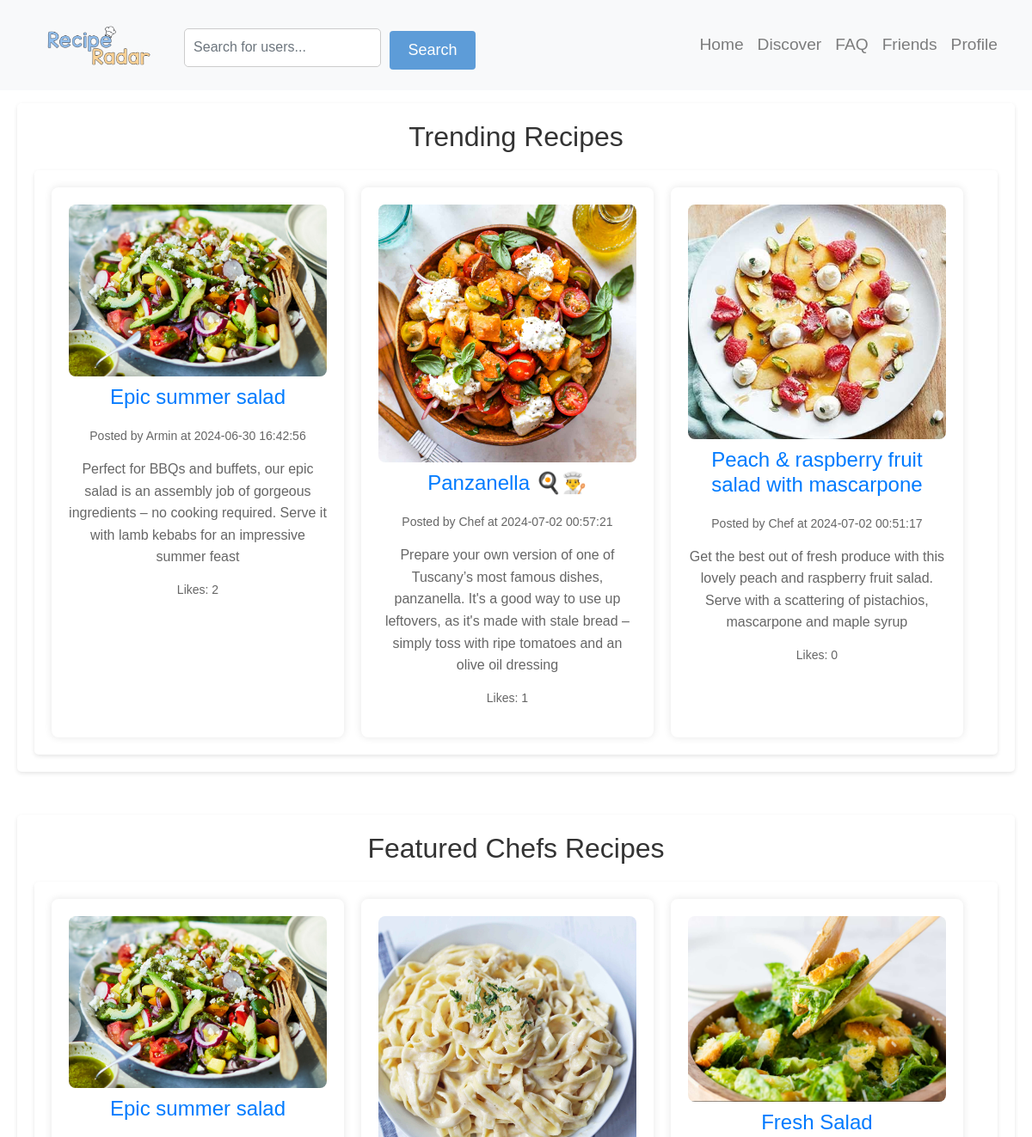
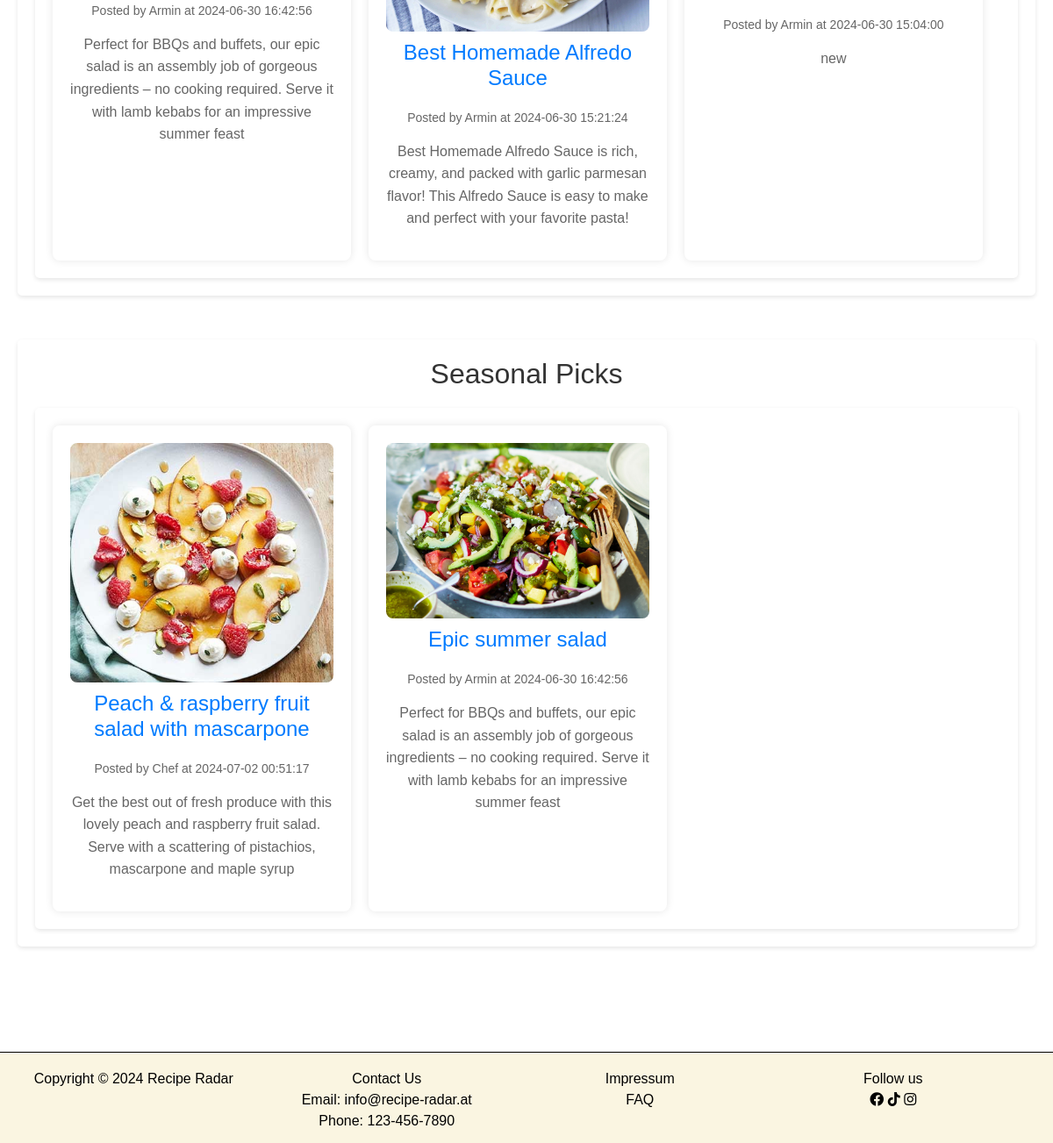
The app's page /discover.php (signed in) with its own data (2 pictures, top to bottom).
### tables this page shows
CREATE TABLE `posts` (
  `postID` int(20) NOT NULL,
  `authorID` int(20) NOT NULL,
  `category` varchar(60) NOT NULL,
  `title` varchar(255) NOT NULL,
  `content` text DEFAULT NULL,
  `instructions` text DEFAULT NULL,
  `season` varchar(50) NOT NULL DEFAULT 'All Seasons',
  `ingredients` text DEFAULT NULL,
  `picPath` varchar(50) DEFAULT NULL,
  `postDate` timestamp NULL DEFAULT current_timestamp()
);

CREATE TABLE `users` (
  `userID` int(20) NOT NULL,
  `type` text NOT NULL DEFAULT 'normal',
  `salutation` varchar(50) DEFAULT NULL,
  `firstName` varchar(50) NOT NULL,
  `middleName` varchar(50) DEFAULT NULL,
  `lastName` varchar(50) NOT NULL,
  `userName` varchar(30) NOT NULL,
  `email` varchar(100) NOT NULL,
  `password` varchar(255) NOT NULL,
  `birthDate` date NOT NULL,
  `profilePicture` varchar(255) DEFAULT NULL
);

### services/discover_posts/trending_recipes.php (the view)
<?php
require 'config/db_connect.php';
$sql = "SELECT posts.*, users.firstname, COUNT(likes.postID) AS like_count
        FROM posts
        INNER JOIN users ON posts.authorID = users.userID
        LEFT JOIN likes ON posts.postID = likes.postID
        GROUP BY posts.postID
        ORDER BY like_count DESC, posts.postDate DESC
        LIMIT 3";
$result = $conn->query($sql);
if ($result->num_rows > 0) {
    echo '<div class="recipe-row">';
    while($row = $result->fetch_assoc()) {
        $picPath = $row["picPath"];
        $picPath = str_replace('../', '', $picPath);
        echo '<div class="recipe-card">';
        echo '<a href="recipe_detail.php?postID=' . $row["postID"] . '" class="recipe-link">';
        if (!empty($picPath)) {
            echo '<img src="' . $picPath . '" class="recipe-image" alt="Post Picture">';
        }
        echo '<h2>' . $row["title"] . '</h2>';
        echo '<p>Posted by ' . $row["firstname"] . ' at ' . $row["postDate"] . '</p>';
        echo '<p class="content">' . $row["content"] . '</p>';
        echo '<p>Likes: ' . $row["like_count"] . '</p>';
        echo '</a>';
        echo '</div>';
    }
    echo '</div>';
} else {
    echo '<p>No trending recipes available.</p>';
}
?>

### services/discover_posts/featured_chefs.php
<?php
require 'config/db_connect.php';
$userIDs = [75, 80, 82];
$userIDList = implode(',', $userIDs);
$sql = "SELECT posts.*, users.firstname
        FROM posts
        INNER JOIN users ON posts.authorID = users.userID
        WHERE posts.authorID IN ($userIDList)
        ORDER BY posts.postDate DESC
        LIMIT 3";
$result = $conn->query($sql);
if ($result->num_rows > 0) {
    echo '<div class="recipe-row">';
    while($row = $result->fetch_assoc()) {
        $picPath = $row["picPath"];
        $picPath = str_replace('../', '', $picPath);
        echo '<div class="recipe-card">';
        echo '<a href="recipe_detail.php?postID=' . $row["postID"] . '" class="recipe-link">';
        if (!empty($picPath)) {
            echo '<img src="' . $picPath . '" class="recipe-image" alt="Post Picture">';
        }
        echo '<h2>' . $row["title"] . '</h2>';
        echo '<p>Posted by ' . $row["firstname"] . ' at ' . $row["postDate"] . '</p>';
        echo '<p class="content">' . $row["content"] . '</p>';
        echo '</a>';
        echo '</div>';
    }
    echo '</div>';
} else {
    echo '<p>No trending recipes available.</p>';
}
?>

### services/discover_posts/seasonal_picks.php (shortened to what this page needs)
<?php
require 'config/db_connect.php';
$season = "summer";
$sql = "SELECT posts.*, users.firstname
        FROM posts
        INNER JOIN users ON posts.authorID = users.userID
        WHERE posts.season = '$season'
        ORDER BY posts.postDate DESC
        LIMIT 3";
$result = $conn->query($sql);
if ($result->num_rows > 0) {
    echo '<div class="recipe-row">';
    while($row = $result->fetch_assoc()) {
        $picPath = $row["picPath"];
        $picPath = str_replace('../', '', $picPath);
        echo '<div class="recipe-card">';
        echo '<a href="recipe_detail.php?postID=' . $row["postID"] . '" class="recipe-link">';
        if (!empty($picPath)) {
            echo '<img src="' . $picPath . '" class="recipe-image" alt="Post Picture">';
        }
        echo '<h2>' . $row["title"] . '</h2>';
        echo '<p>Posted by ' . $row["firstname"] . ' at ' . $row["postDate"] . '</p>';
        echo '<p class="content">' . $row["content"] . '</p>';
        echo '</div>';
    }
    echo '</div>';
} else {
    echo '<p>No trending recipes available for summer.</p>';
}
?>

### resources/css/style.css (style rules this page uses)
body { margin: 0; padding: 0; }
body { margin: 0; font-family: 'Segoe UI', Tahoma, Geneva, Verdana, sans-serif; background-color: white; height: 100vh; }

### resources/css/recipe_detail.css (style rules this page uses)
body { background-image: url('../../pictures/bg-2.jpeg'); background-size: cover; font-family: Arial, sans-serif; color: #333; margin: 0; padding: 0; }
.recipe-image { max-width: 100%; height: auto; border-radius: 8px; margin-bottom: 10px; display: block; margin-left: auto; margin-right: auto; }

### discover.php (style rules this page uses)
.container section h2 { margin-bottom: 20px; }
.recipe-row { display: flex; flex-wrap: wrap; gap: 20px; }
.recipe-card { width: calc(33.33% - 20px); background-color: #fff; border-radius: 8px; box-shadow: 0 0 10px rgba(0, 0, 0, 0.1); padding: 20px; text-align: center; transition: transform 0.3s ease; }
.recipe-image { max-width: 100%; height: auto; display: block; transition: transform 0.3s ease; }
.recipe-card h2 { font-size: 24px; margin-bottom: 10px; }
.recipe-card p { font-size: 14px; color: #666; margin-bottom: 15px; }
.recipe-card .content { font-size: 16px; line-height: 1.6; }

### records on screen
posts: picPath (picture), title "Epic summer salad", authorID.firstName "Armin", postDate "2024-06-30 16:42:56", content "Perfect for BBQs and buffets, our epic salad is an assembly job of gorgeous ingredients – no cooking required. Serve it with lamb kebabs for an impressive summer feast", like_count "2"
posts: picPath (picture), title "Panzanella 🍳👨‍🍳", authorID.firstName "Chef", postDate "2024-07-02 00:57:21", content "Prepare your own version of one of Tuscany’s most famous dishes, panzanella. It's a good way to use up leftovers, as it's made with stale bread – simply toss with ripe tomatoes and an olive oil dressing", like_count "1"
posts: picPath (picture), title "Peach & raspberry fruit salad with mascarpone", authorID.firstName "Chef", postDate "2024-07-02 00:51:17", content "Get the best out of fresh produce with this lovely peach and raspberry fruit salad. Serve with a scattering of pistachios, mascarpone and maple syrup", like_count "0"
posts: picPath (picture), title "Best Homemade Alfredo Sauce", authorID.firstName "Armin", postDate "2024-06-30 15:21:24", content "Best Homemade Alfredo Sauce is rich, creamy, and packed with garlic parmesan flavor! This Alfredo Sauce is easy to make and perfect with your favorite pasta!"
posts: picPath (picture), title "Fresh Salad", authorID.firstName "Armin", postDate "2024-06-30 15:04:00", content "new"
